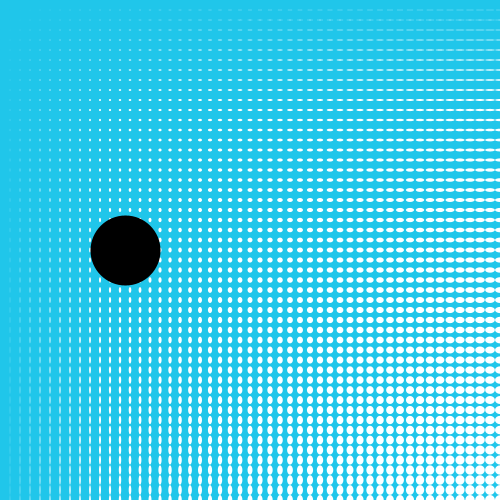
Frame 1 (no input)
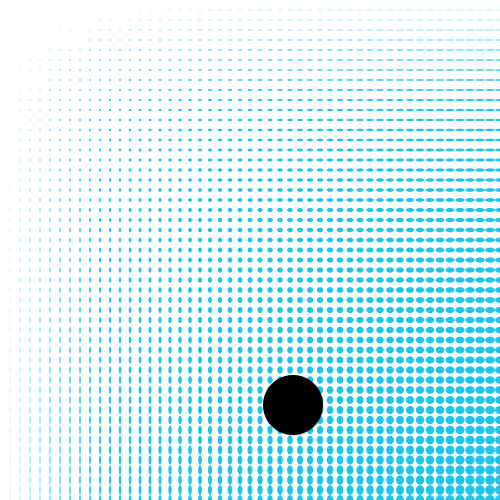
Frame 60 (the mouse pressed at the canvas centre just before this capture)
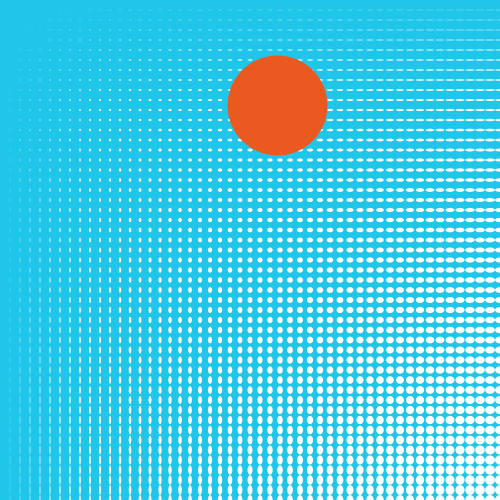
Frame 120 (the mouse held since frame 60 and released just before this capture)

The Processing sketch that drew these frames (run headless with seeded random() and noise(); from frame 60 on, the mouse is pressed at the canvas centre):

// Processing sketch: s05t02ange
// ── s05t02ange.pde
//UDD - Expresión Digital II
//s05t02ange
/*
reescribir s05e01 con nuevos comentarios y parametros de mejor 
 escritura, también mejorar el for y yo cambie el fondo
 */

//varibles de colores
color c1b, c2n, c3c, c4o;

//variable de fill y stroke
color cEllipse, cStroke, cBackground, cPelotitas;

//variables de posición y dirección
float px, py, dx, dy;

//varibles de distancia en el fondo, strokeWeight
int z, sg; 

void setup() {
  size(500, 500); //tamaño del canvas de 500 px por 500 px

  //colores
  c1b = color(255); //blanco
  c2n = color(0); //negro
  c3c = color(32, 198, 234); //celeste
  c4o = color(234, 89, 32); //naranjo

  //inicialización de colores para ellipse, stroke, background, pelotitas
  cEllipse = c2n;
  cStroke = c2n;
  cBackground = c3c;
  cPelotitas = c1b;

  //inicialización de posición y dirección
  //la posición no se inicializa en 0 porque luego no se pude restar el diametro para que rebote bien
  px = width/4; 
  py = height/2;
  dx = 8;
  dy = 5;

  //inicialización de distancia pelotas del fondo
  z = 10;
  sg = 10;
}

void draw() {
  background(cBackground); 
  //for que genera pelotitas de fondo que van de i,j y su tamaño es mas grande hacia la esquina inferior derecha por el loop 
  for (float i = 0; i <= width; i += z) {
    for (float j = 0; j <= height; j += z) { 
      fill(cPelotitas);
      noStroke(); 
      ellipse(i, j, i/50, j/50);
    }
  }
  //Colres de ellipse, stroke, grosor stroke y tamaño ellipse
  fill(cEllipse);
  stroke(cStroke);
  strokeWeight(sg);
  ellipse(px, py, 60, 60);

  //velocidad
  px = px + dx;
  py = py + dy;

  //si px es mayor al ancho, cambia dx a su negativo, background naranjo, fill celeste, stroke celeste de 60 px, fill pelotitas negro
  if (px > width - 60) { //restar 60 equivale a el radio de la ellipse más la mitad del stroke para que rebote en el borde
    dx = -dx;
    cBackground = c4o;
    cEllipse = c3c; 
    cStroke = c3c;
    sg = 60;
    cPelotitas = c2n;
  }

  //si px en menor que 0, cambia dx a su negativo, background celeste, fill naranjo, stroke naranjo de 40 px, fill pelotitas blanco
  if (px < 0 + 50) { //sumar 50 equivale a el radio de la ellipse más la mitad del stroke para que rebote en el borde
    dx = -dx;
    cBackground = c3c;
    cEllipse = c4o;
    cStroke = c4o;
    sg = 40;
    cPelotitas = c1b;
  }

  //si py es mayor que en alto, cambia dy a su negativo, background blanco, fill negro, stroke negro de 0 px, fill pelotitas celestes
  if (py > height - 30) { //restar 30 equivale a el radio de la ellipse
    dy = -dy;
    cBackground = c1b;
    cEllipse = c2n;
    cStroke = c2n;
    sg = 0;
    cPelotitas = c3c;
  }

  //si py es menor que 0, cambia dy a su negativo, background negro, fill celeste, stroke naranjo de 20 px, fill pelotitas naranjas
  if (py < 0 + 40) { //sumar 40 equivale a el radio de la ellipse más la mitad del stroke para que rebote en el borde
    dy = -dy;
    cBackground = c2n;
    cEllipse = c3c;
    cStroke = c4o;
    sg = 20;
    cPelotitas = c4o;
  }
}

/*
errores
 0 run
 0 programa
 0 sintaxis
 0 código:
 1 comentario: descripción del programa en bloque de comentario
 0 variables:
 1 ortografía: 
 1 notación: s05t02ange - s05t02Ange
 2 github: s05t02ange + la descripción dice "prematuros"
 
*/
